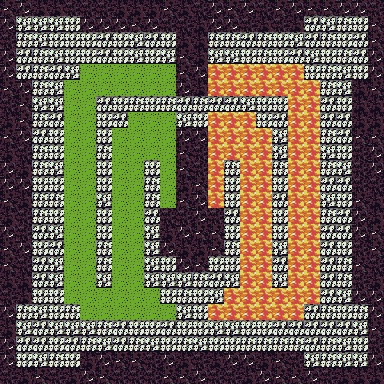

A 2D game scene composited from a Tiled map and its tileset images. What follows is a short description and the map's XML, with every tile layer's data as written:
An orthogonal 24x24 tile map with 16x16 px tiles, 1 tile layer (tile) and 43 objects.

<map version="1.0" tiledversion="1.1.2" orientation="orthogonal" renderorder="right-down" width="24" height="24" tilewidth="16" tileheight="16" infinite="0" nextobjectid="75">
 <tileset firstgid="1" source="tileset.tsx" />
 <layer name="tile" width="24" height="24">
  <data encoding="csv">
39,38,40,40,41,41,41,40,40,40,39,40,41,38,39,38,41,39,38,39,39,38,38,41,
38,37,37,37,34,38,38,38,39,38,41,41,40,38,38,41,40,41,40,36,37,35,34,39,
41,35,37,34,34,34,36,34,37,36,34,40,40,35,35,36,35,34,37,36,35,34,36,39,
38,36,35,37,34,34,36,34,37,34,37,39,40,37,37,34,35,34,36,37,34,35,36,38,
38,36,35,36,37,16,16,16,16,16,16,39,38,15,15,15,15,15,15,34,35,37,34,38,
39,38,35,37,16,16,16,16,16,16,16,38,40,15,15,15,15,15,15,15,35,37,40,39,
41,39,37,37,16,16,36,34,35,34,35,36,35,36,36,37,34,34,15,15,36,34,40,40,
40,39,35,36,16,16,34,36,16,16,16,37,34,15,15,15,34,36,15,15,36,36,40,40,
39,38,36,34,16,16,34,16,16,16,16,38,38,15,15,15,15,37,15,15,35,36,39,39,
40,41,35,34,16,16,35,16,16,16,16,39,41,15,15,15,15,37,15,15,37,34,41,38,
38,40,35,37,16,16,34,16,16,34,16,39,41,15,35,15,15,35,15,15,35,37,41,38,
38,38,34,34,16,16,34,16,16,35,16,40,39,15,34,15,15,34,15,15,36,36,41,41,
39,40,35,35,16,16,37,16,16,35,16,39,38,15,34,15,15,36,15,15,37,34,39,40,
40,41,35,34,16,16,34,16,16,36,41,41,38,41,36,15,15,34,15,15,35,36,38,40,
38,41,36,37,16,16,34,16,16,37,40,38,39,39,34,15,15,34,15,15,36,36,38,39,
39,38,34,36,16,16,35,16,16,37,38,40,40,39,35,15,15,37,15,15,36,34,41,39,
39,41,36,37,16,16,35,16,16,37,34,38,39,34,34,15,15,36,15,15,36,35,39,41,
40,40,36,37,16,16,37,16,16,37,37,37,35,36,37,15,15,37,15,15,36,35,41,40,
41,40,34,34,16,16,16,16,16,16,34,35,34,37,15,15,15,15,15,15,36,37,38,38,
38,35,37,34,35,16,16,16,16,16,16,37,34,15,15,15,15,15,15,36,35,34,35,38,
40,37,36,37,37,37,35,36,34,34,36,34,34,37,37,34,34,36,36,36,36,36,37,39,
38,36,36,34,36,35,37,36,35,37,34,35,37,34,34,35,35,35,35,36,35,37,34,41,
38,34,37,35,34,40,38,39,39,41,38,40,41,40,38,38,40,39,41,37,35,37,37,38,
41,40,39,41,40,38,39,41,41,41,39,39,38,41,41,40,38,39,39,38,41,40,40,40
</data>
 </layer>
 <objectgroup name="item">
  <object id="37" gid="222" x="192" y="272" width="16" height="16" />
 </objectgroup>
 <objectgroup name="furniture">
  <object id="31" gid="10" x="176" y="48" width="16" height="16" />
  <object id="32" gid="10" x="192" y="48" width="16" height="16" />
  <object id="33" gid="45" x="176" y="272" width="16" height="16" />
  <object id="34" gid="68" x="192" y="272" width="16" height="16" />
  <object id="35" gid="53" x="160" y="224" width="16" height="16">
   <properties>
    <property name="description" value="Statue of a lizard with open maw that is spewing poison." />
   </properties>
  </object>
  <object id="36" gid="53" x="208" y="224" width="16" height="16">
   <properties>
    <property name="description" value="Phoenix statue. Lava is flowing from its beak." />
   </properties>
  </object>
  <object id="50" gid="52" x="160" y="128" width="16" height="16" />
  <object id="51" gid="52" x="208" y="128" width="16" height="16" />
  <object id="52" gid="52" x="96" y="96" width="16" height="16" />
  <object id="53" gid="52" x="80" y="112" width="16" height="16" />
  <object id="54" gid="52" x="272" y="96" width="16" height="16" />
  <object id="55" gid="52" x="288" y="112" width="16" height="16" />
  <object id="56" gid="52" x="80" y="288" width="16" height="16" />
  <object id="57" gid="52" x="96" y="304" width="16" height="16" />
  <object id="58" gid="52" x="112" y="288" width="16" height="16" />
  <object id="59" gid="52" x="256" y="288" width="16" height="16" />
  <object id="60" gid="52" x="272" y="304" width="16" height="16" />
  <object id="61" gid="52" x="288" y="288" width="16" height="16" />
  <object id="62" gid="52" x="128" y="128" width="16" height="16" />
  <object id="63" gid="52" x="112" y="144" width="16" height="16" />
  <object id="64" gid="52" x="240" y="128" width="16" height="16" />
  <object id="65" gid="52" x="256" y="144" width="16" height="16" />
  <object id="66" gid="52" x="224" y="160" width="16" height="16" />
  <object id="67" gid="52" x="144" y="160" width="16" height="16" />
  <object id="68" gid="52" x="160" y="320" width="16" height="16" />
  <object id="69" gid="52" x="208" y="320" width="16" height="16" />
  <object id="70" gid="52" x="224" y="304" width="16" height="16" />
  <object id="71" gid="52" x="144" y="304" width="16" height="16" />
  <object id="72" gid="74" x="160" y="32" width="16" height="16" />
  <object id="73" gid="91" x="240" y="32" width="16" height="16" />
  <object id="74" gid="92" x="192" y="96" width="16" height="16" />
 </objectgroup>
 <objectgroup name="description">
  <object id="38" x="176" y="64" width="32" height="16">
   <properties>
    <property name="text" value="The air is thick with fumes and steam." />
   </properties>
  </object>
 </objectgroup>
 <objectgroup name="creature">
  <object id="40" gid="252" x="128" y="224" width="16" height="16" />
  <object id="41" gid="252" x="80" y="240" width="16" height="16" />
  <object id="42" gid="252" x="64" y="224" width="16" height="16" />
  <object id="43" gid="252" x="160" y="208" width="16" height="16" />
  <object id="44" gid="242" x="304" y="208" width="16" height="16" />
  <object id="45" gid="225" x="256" y="240" width="16" height="16" />
  <object id="46" gid="225" x="208" y="208" width="16" height="16" />
  <object id="47" gid="252" x="112" y="208" width="16" height="16" />
  <object id="48" gid="252" x="128" y="192" width="16" height="16" />
  <object id="49" gid="252" x="112" y="240" width="16" height="16" />
 </objectgroup>
</map>
